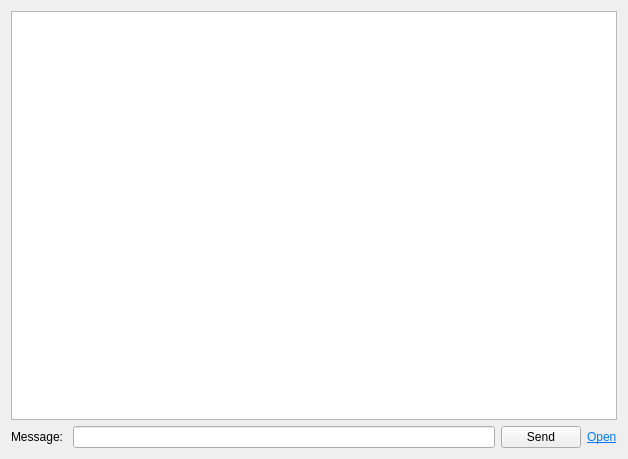
<?xml version="1.0" encoding="UTF-8"?>
<ui version="4.0">
 <class>ClientChatWidget</class>
 <widget class="QWidget" name="ClientChatWidget">
  <property name="geometry">
   <rect>
    <x>0</x>
    <y>0</y>
    <width>628</width>
    <height>459</height>
   </rect>
  </property>
  <property name="windowTitle">
   <string>Form</string>
  </property>
  <layout class="QVBoxLayout" name="verticalLayout">
   <item>
    <widget class="QListWidget" name="lstMessages"/>
   </item>
   <item>
    <layout class="QHBoxLayout" name="wdgSend">
     <item>
      <widget class="QLabel" name="label">
       <property name="text">
        <string>Message: </string>
       </property>
      </widget>
     </item>
     <item>
      <widget class="QLineEdit" name="lnMessage"/>
     </item>
     <item>
      <widget class="QPushButton" name="btnSend">
       <property name="text">
        <string>Send</string>
       </property>
      </widget>
     </item>
     <item>
      <widget class="QLabel" name="lblOpenFolder">
       <property name="text">
        <string>&lt;html&gt;&lt;head/&gt;&lt;body&gt;&lt;p&gt;&lt;a href=&quot;#&quot;&gt;&lt;span style=&quot; text-decoration: underline; color:#007af4;&quot;&gt;Open&lt;/span&gt;&lt;/a&gt;&lt;/p&gt;&lt;/body&gt;&lt;/html&gt;</string>
       </property>
      </widget>
     </item>
    </layout>
   </item>
  </layout>
 </widget>
 <resources/>
 <connections/>
</ui>
